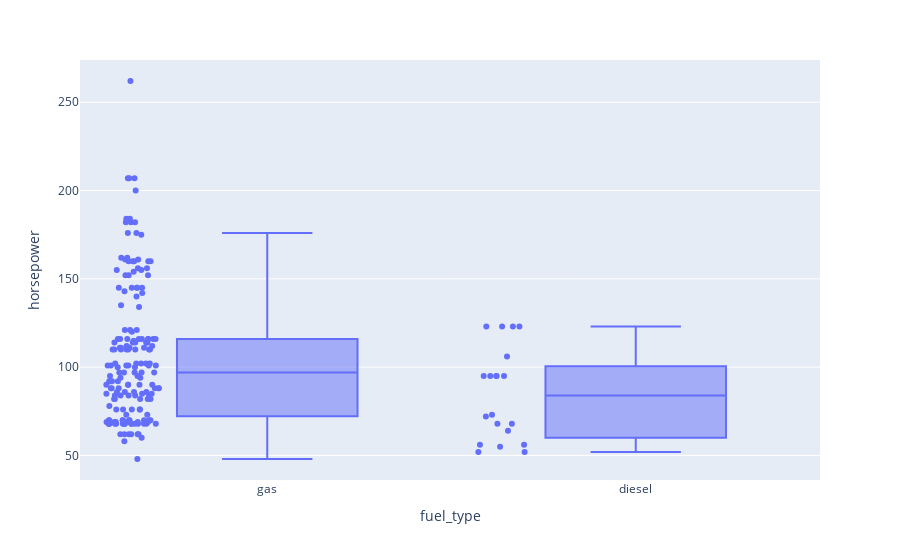

This figure's notebook cell:
### Markdown cell above
### Boxplot with underlying data

### Code cell
fig = px.box(df, x="fuel_type", y="horsepower", points="all")
fig.show()

### Figure 1 — Plotly figure (JSON) as saved in the notebook; plotly's stock layout.template omitted (floating-point values rounded to 4 significant figures; data arrays with more than 128 entries replaced by an {"elided": "..."} marker saying what was removed)
{"data": [{"alignmentgroup": "True", "boxpoints": "all", "hovertemplate": "fuel_type=%{x}<br>horsepower=%{y}<extra></extra>", "legendgroup": "", "marker": {"color": "#636efa"}, "name": "", "notched": false, "offsetgroup": "", "orientation": "v", "showlegend": false, "type": "box", "x": {"elided": "201 str values"}, "x0": " ", "xaxis": "x", "y": {"elided": "201 int values"}, "y0": " ", "yaxis": "y"}], "layout": {"autosize": true, "boxmode": "group", "legend": {"tracegroupgap": 0}, "margin": {"t": 60}, "xaxis": {"anchor": "y", "autorange": true, "domain": [0, 1], "range": [-0.5065, 1.5], "title": {"text": "fuel_type"}, "type": "category"}, "yaxis": {"anchor": "x", "autorange": true, "domain": [0, 1], "range": [36.11, 273.9], "title": {"text": "horsepower"}, "type": "linear"}}}
